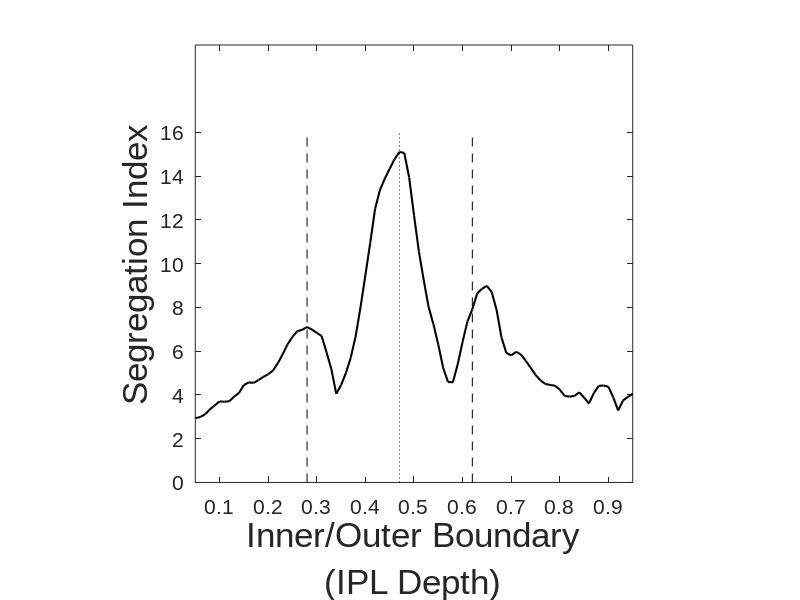

MATLAB code for this plot:
load('seg_idx_inner-outer_bc_0_100');

plot(0.05:0.01:0.95,seg_idx(6:96),'LineWidth',1.5,'Color','k');
y_lim = get(gca,'YLim');
y_lim(1) = 0;

hold on;
plot([0.47,0.47],y_lim,':k');
hold on;
plot([0.28,0.28],y_lim,'--k');
hold on;
plot([0.62,0.62],y_lim,'--k');


set(gca,'XTick',0.1:0.1:0.9,'YTick',0:2:y_lim(2),'FontName','Arial','FontSize',15);
xlim([0.05,0.95]);
xlabel({'Inner/Outer Boundary','(IPL Depth)'},'FontName','Arial','FontSize',25);
ylabel('Segregation Index','FontName','Arial','FontSize',25);
axis square;
